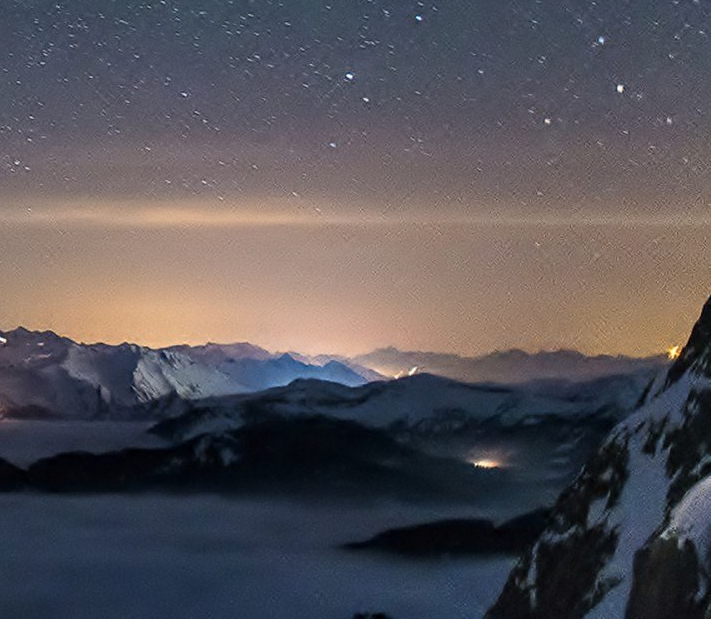
#> input picture Study_TensorFlow-master/MNIST/test.png, 715 x 625 px
$ python test.py
#> lines starting #> are read from the running program, lines starting #| are printed output that depends on the picture
import cv2
img = cv2.imread("test.png")
#> img is the input picture: shape (625, 715, 3); mean B, G, R 90.9, 85.7, 89.3
start_y= 0
end_y = 0

for slice in range(3):
    start_y = start_y + 27
    end_y = end_y + 28

    # crop_img = img[10+((slice)*50) : 10+(slice*50), 10+((slice)*50) : 10+(slice*50)] # Crop from x, y, w, h -> 100, 200, 300, 400 [시작높이: 끝높이, 시작길이: 끝길이 ]
    # crop_img = img[start_y : end_y, 0 : 10+(slice*10)] # Crop from x, y, w, h -> 100, 200, 300, 400 [시작높이: 끝높이, 시작길이: 끝길이 ]
    crop_img = img[0:100, 0:100] # Crop from x, y, w, h -> 100, 200, 300, 400 [시작높이: 끝높이, 시작길이: 끝길이 ]
    # NOTE: its img[y: y + h, x: x + w] and *not* img[x: x + w, y: y + h]
    cv2.imshow("cropped", crop_img)
    cv2.waitKey(0)
#> this loop made 3 passes
#> pass 1, `crop_img = img[0:100, 0:100]`:
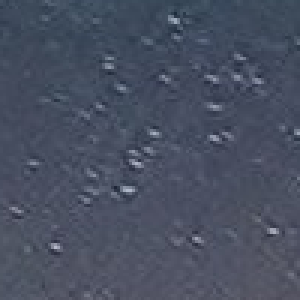
#> crop_img: shape (100, 100, 3) (shown 3 times larger); mean B, G, R 96.8, 79.3, 72.3
#> after the loop, end_y = 84; start_y = 81

a = crop_img
cv2.imwrite('test_crop.png',a)

# https://stackoverflow.com/questions/15589517/how-to-crop-an-image-in-opencv-using-python
